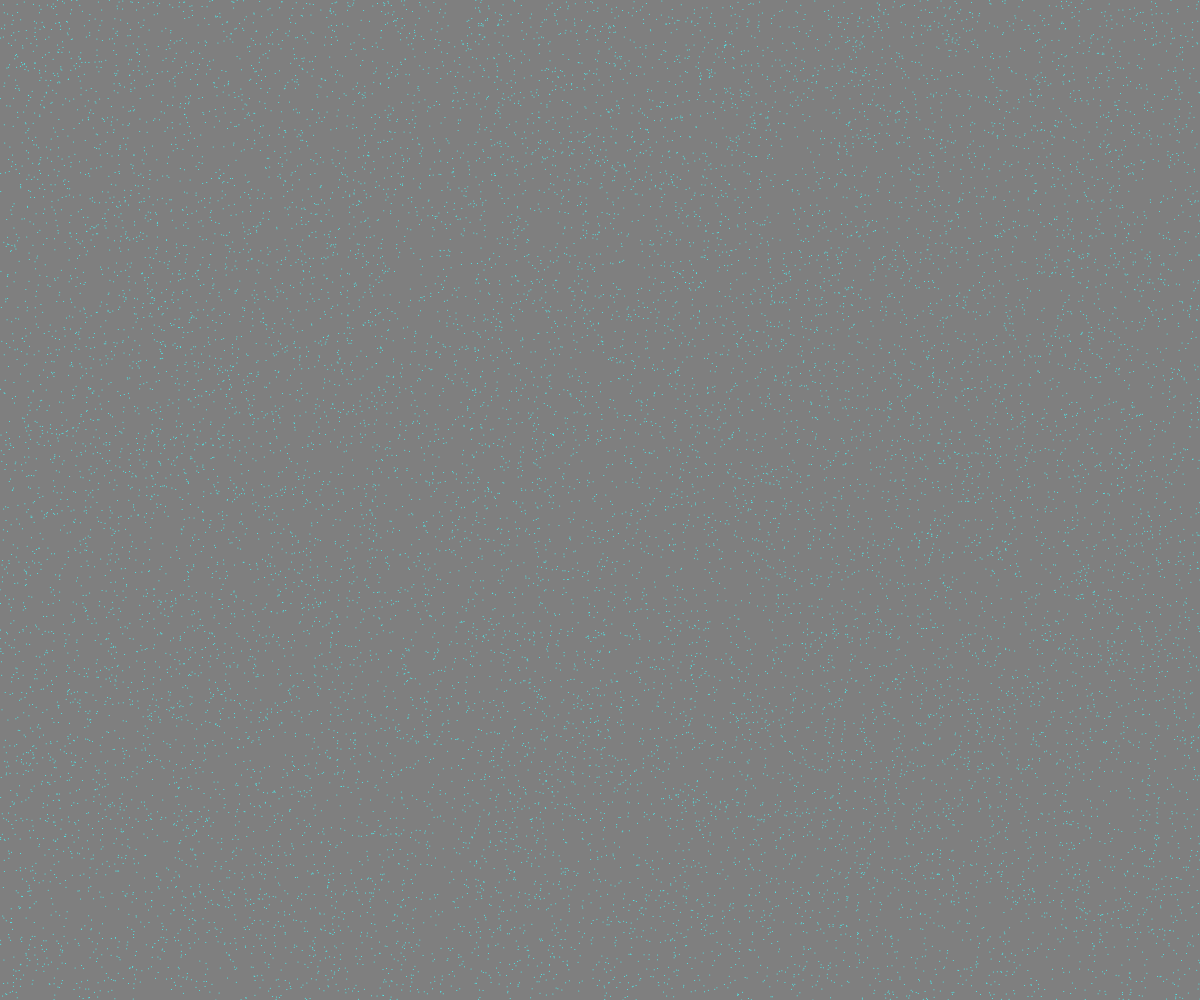
Frame 1 (no input)
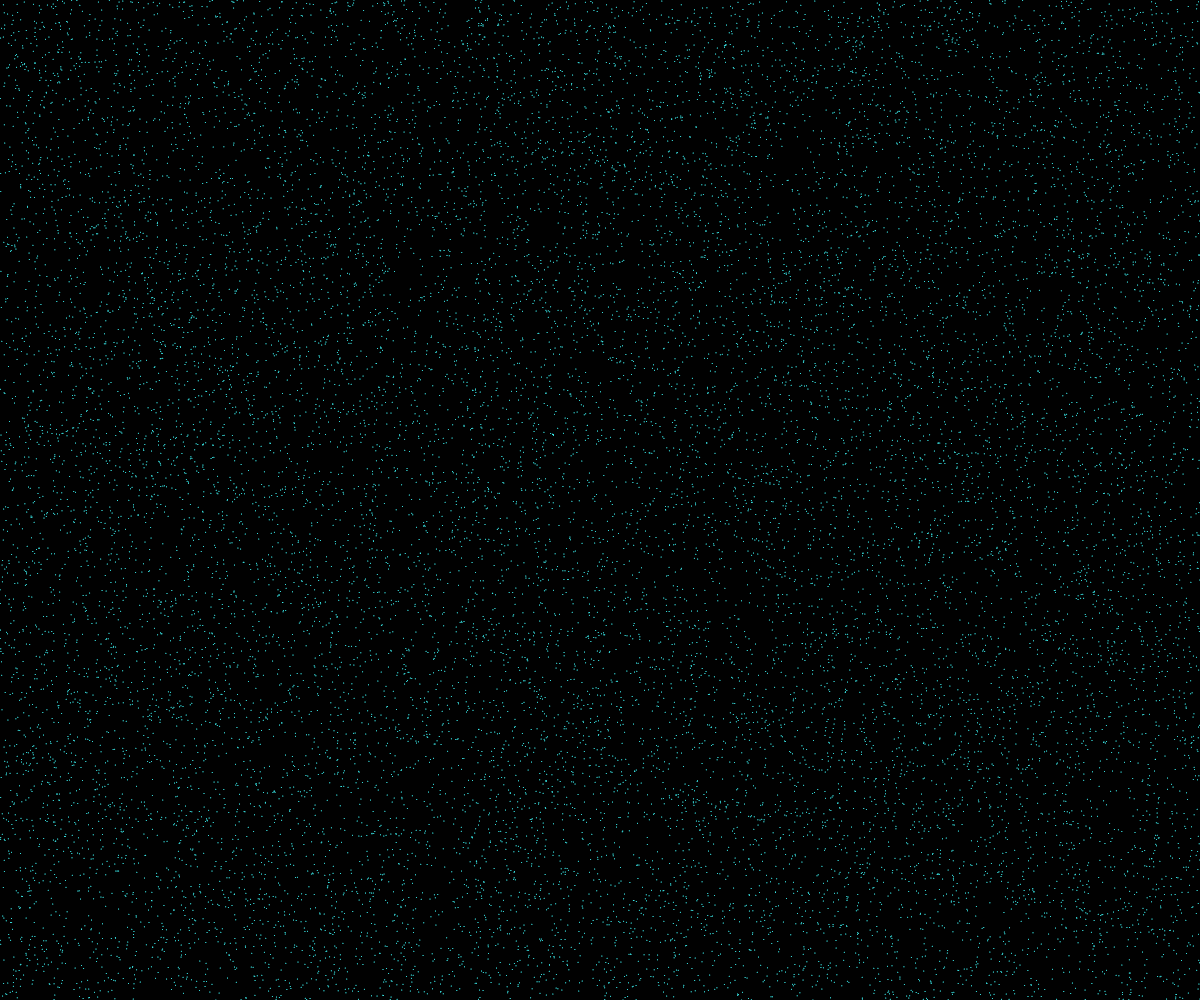
Frame 60 (no input)
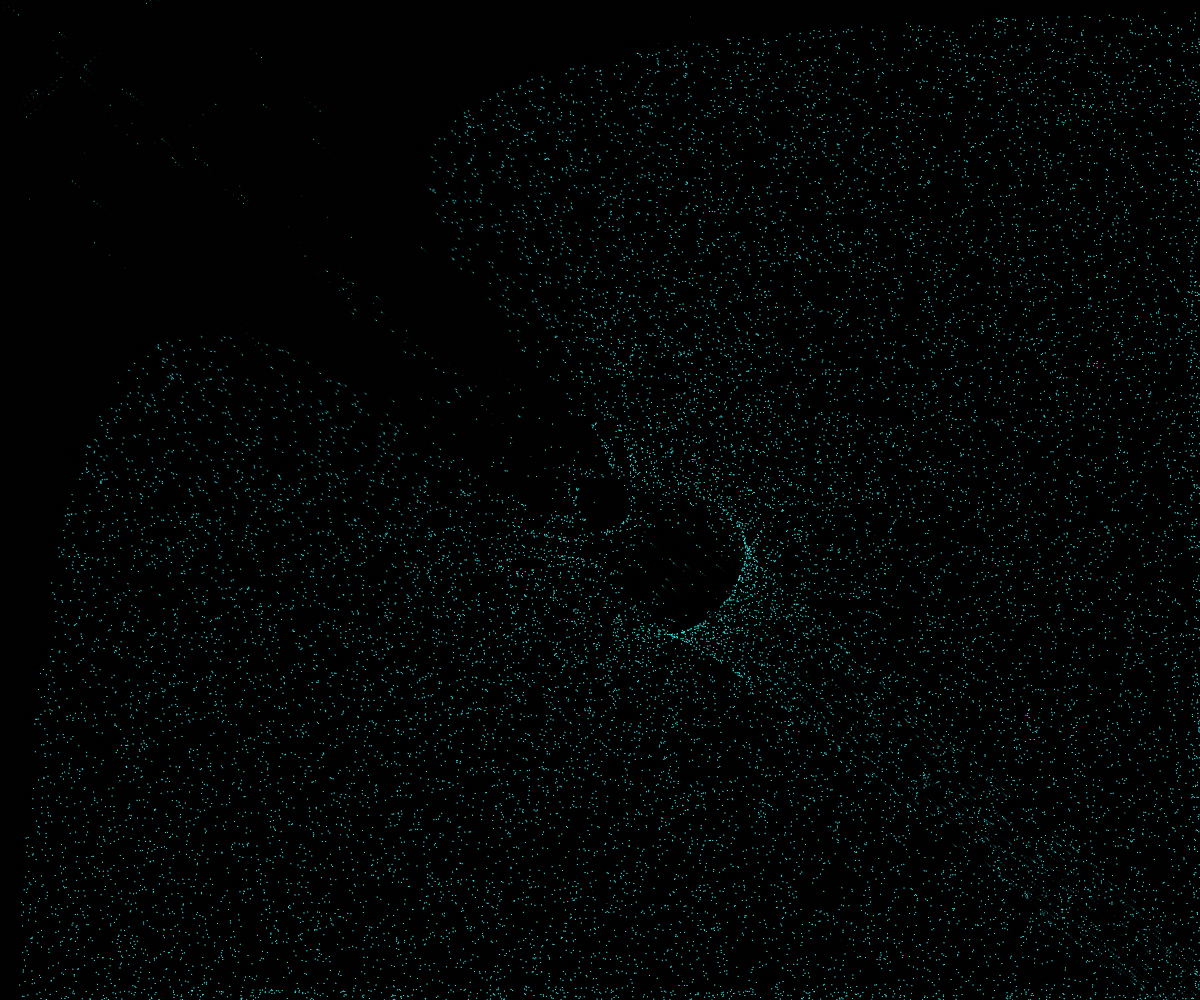
Frame 120 (the mouse pressed at the canvas centre since frame 60)

The p5.js sketch that drew these frames (run headless with seeded random() and noise() and a simulated clock; from frame 60 on, the mouse is pressed at the canvas centre):

// p5.js sketch
// ── sketch.js
var particlesQuantity = 18000;

var positionX = new Array(particlesQuantity);
var positionY = new Array(particlesQuantity);
var velocityX = new Array(particlesQuantity).fill(0);
var velocityY = new Array(particlesQuantity).fill(0);

function setup() {
	createCanvas(windowWidth, windowHeight);
	stroke(64, 255, 255);
	
	for (var particle = 1; particle < particlesQuantity; particle++) {
		positionX[particle] = random(0, width);
		positionY[particle] = random(0, height);
	}
	
	positionX[0] = 0;
	positionY[0] = 0;
}

function draw() {
	background(0, 128);
	
	velocityX[0] = velocityX[0] * 0.5 + (mouseX - positionX[0]) * 0.1;
	velocityY[0] = velocityY[0] * 0.5 + (mouseY - positionY[0]) * 0.1;
	
	positionX[0] += velocityX[0];
	positionY[0] += velocityY[0];
	
	for (var particle = 1; particle < particlesQuantity; particle++) {
		var whatever = 1024 / (sq(positionX[0] - positionX[particle]) + sq(positionY[0] - positionY[particle]));
		
		velocityX[particle] = velocityX[particle] * 0.95 + (velocityX[0] - velocityX[particle]) * whatever;
		velocityY[particle] = velocityY[particle] * 0.95 + (velocityY[0] - velocityY[particle]) * whatever;
		
		positionX[particle] += velocityX[particle];
		positionY[particle] += velocityY[particle];
		
		if ((positionX[particle] < 0 && velocityX[particle] < 0) || (positionX[particle] > width && velocityX[particle] > 0)) {
			velocityX[particle] = -velocityX[particle];
		}
		
		if ((positionY[particle] < 0 && velocityY[particle] < 0) || (positionY[particle] > height && velocityY[particle] > 0)) {
			velocityY[particle] = -velocityY[particle];
		}
		
		point(positionX[particle], positionY[particle]);
	}
}

function mousePressed() {
	for (var particle = 1; particle < particlesQuantity; particle++) {
		positionX[particle] = random(0, width);
		positionY[particle] = random(0, height);
	}
}
